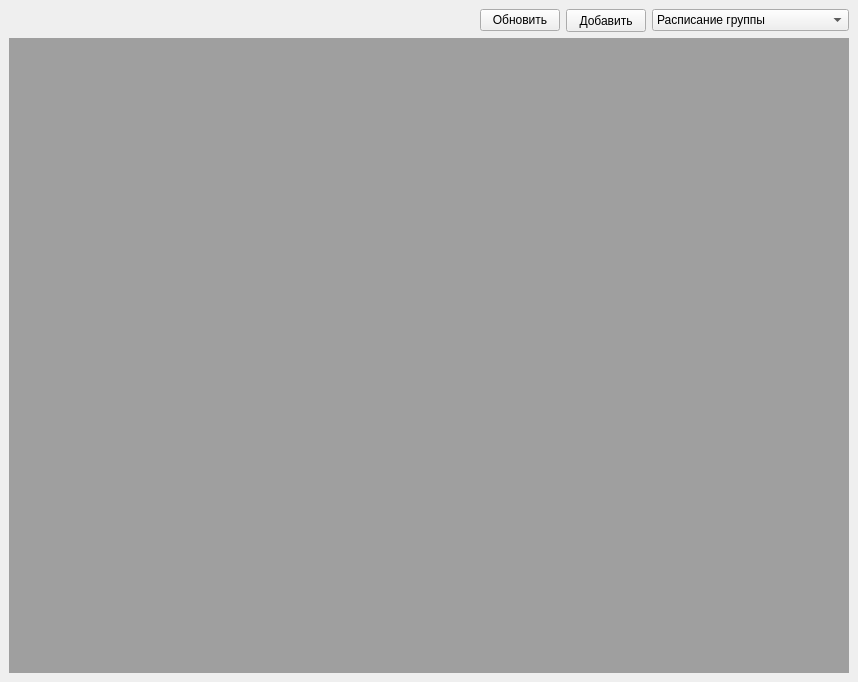
<?xml version="1.0" encoding="UTF-8"?>
<ui version="4.0">
 <class>MainWindow</class>
 <widget class="QMainWindow" name="MainWindow">
  <property name="geometry">
   <rect>
    <x>0</x>
    <y>0</y>
    <width>858</width>
    <height>682</height>
   </rect>
  </property>
  <property name="minimumSize">
   <size>
    <width>0</width>
    <height>0</height>
   </size>
  </property>
  <property name="windowTitle">
   <string>МИИГАИК - лучший вуз</string>
  </property>
  <property name="documentMode">
   <bool>false</bool>
  </property>
  <widget class="QWidget" name="centralwidget">
   <layout class="QGridLayout" name="gridLayout">
    <item row="0" column="0">
     <spacer name="horizontalSpacer">
      <property name="orientation">
       <enum>Qt::Horizontal</enum>
      </property>
      <property name="sizeHint" stdset="0">
       <size>
        <width>40</width>
        <height>20</height>
       </size>
      </property>
     </spacer>
    </item>
    <item row="0" column="3" colspan="2">
     <widget class="QComboBox" name="comboBox">
      <property name="minimumSize">
       <size>
        <width>130</width>
        <height>21</height>
       </size>
      </property>
      <property name="currentText">
       <string>Расписание группы</string>
      </property>
      <item>
       <property name="text">
        <string>Расписание группы</string>
       </property>
      </item>
      <item>
       <property name="text">
        <string>Расписание преподавателей</string>
       </property>
      </item>
      <item>
       <property name="text">
        <string>Расписание аудиторий</string>
       </property>
      </item>
      <item>
       <property name="text">
        <string>Группу</string>
       </property>
      </item>
      <item>
       <property name="text">
        <string>Преподавателей</string>
       </property>
      </item>
      <item>
       <property name="text">
        <string>Аудитории</string>
       </property>
      </item>
      <item>
       <property name="text">
        <string>Предметы</string>
       </property>
      </item>
     </widget>
    </item>
    <item row="0" column="2">
     <widget class="QPushButton" name="addButton">
      <property name="minimumSize">
       <size>
        <width>0</width>
        <height>23</height>
       </size>
      </property>
      <property name="text">
       <string>Добавить</string>
      </property>
     </widget>
    </item>
    <item row="0" column="1">
     <widget class="QPushButton" name="updateButton">
      <property name="text">
       <string>Обновить</string>
      </property>
     </widget>
    </item>
    <item row="1" column="0" colspan="5">
     <widget class="QMdiArea" name="mdiArea">
      <property name="verticalScrollBarPolicy">
       <enum>Qt::ScrollBarAsNeeded</enum>
      </property>
      <property name="horizontalScrollBarPolicy">
       <enum>Qt::ScrollBarAsNeeded</enum>
      </property>
      <property name="tabsClosable">
       <bool>true</bool>
      </property>
     </widget>
    </item>
   </layout>
  </widget>
 </widget>
 <resources/>
 <connections/>
</ui>
